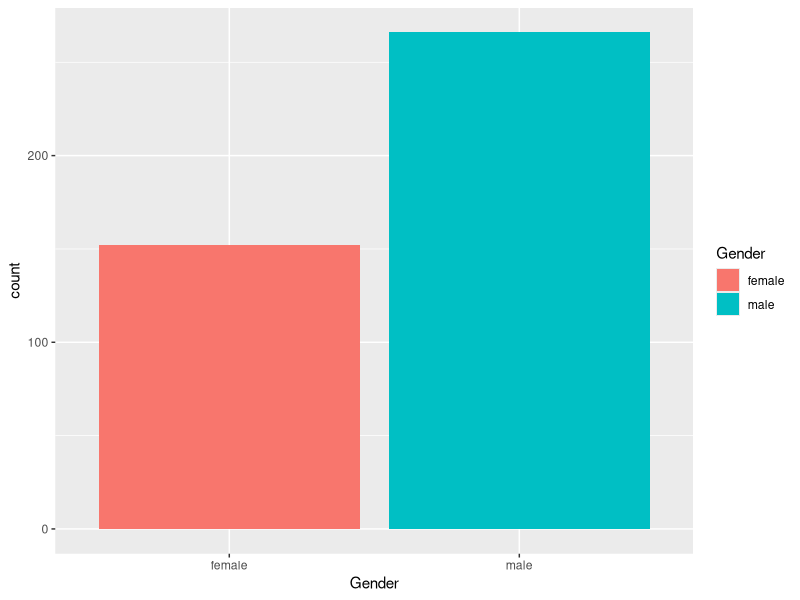
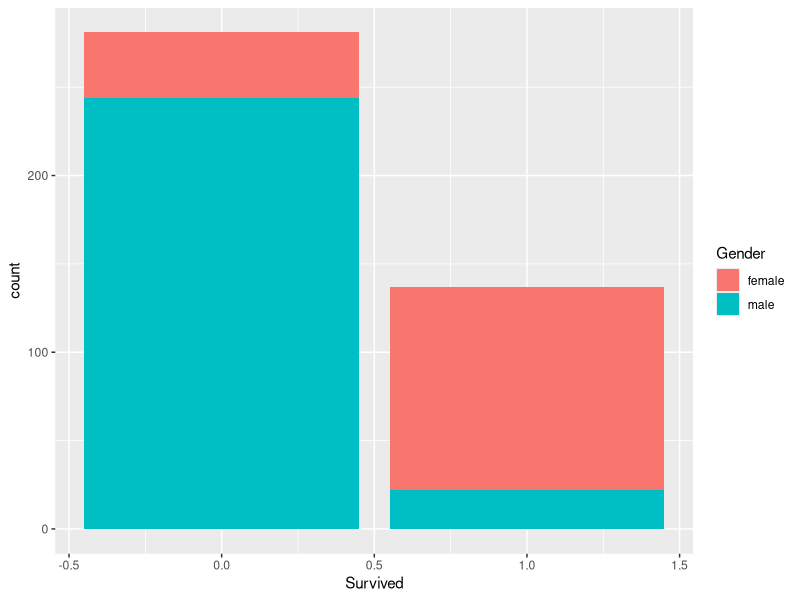

Write the R code that produced these figures, in order.
## ---- chunk 1
output <- read.csv("Titanic Predictions.csv")


## ---- chunk 2
library(ggplot2)
graph1 <- ggplot(output, aes(Gender, fill = Gender)) + geom_bar()
graph1


## ---- chunk 3

graph <- ggplot(output, aes(Survived, fill = Gender)) + geom_bar()
graph
